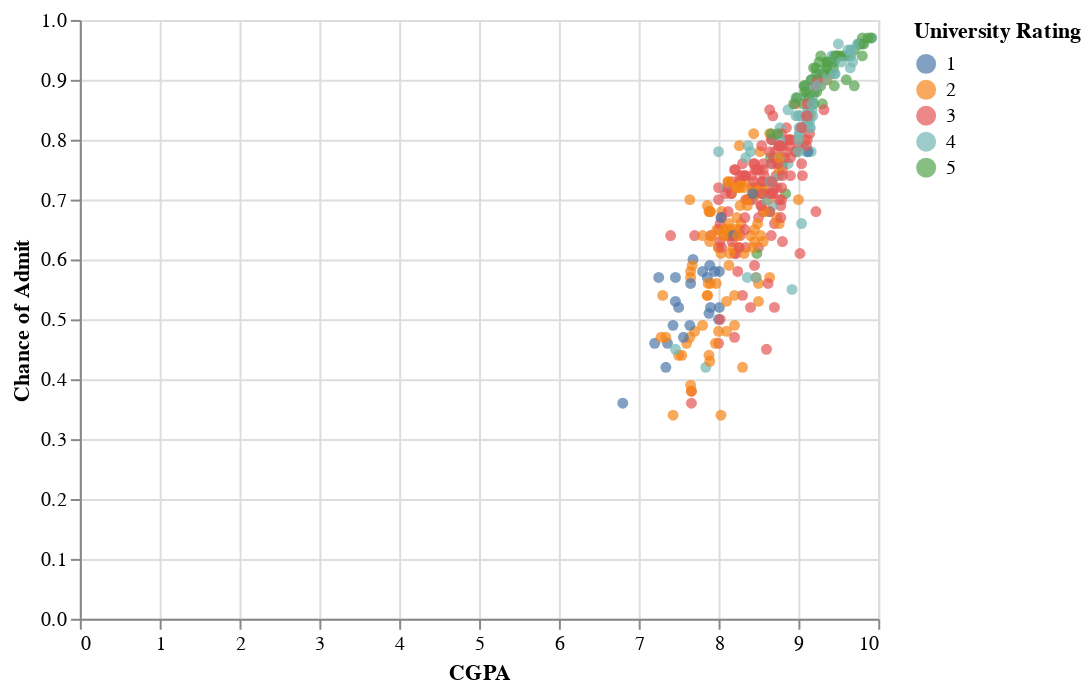

The notebook cell saved with this chart:
### Code cell
plt.figure(figsize = (12,12))
alt.Chart(ap).mark_circle().encode(
x='CGPA:Q',
y='Chance of Admit :Q',
color='University Rating:N',
tooltip = ['GRE Score', 'TOEFL Score']
).interactive()

#implementing interactive dashboard

### Figure 1 — Vega-Lite specification as saved in the notebook (floating-point values rounded to 4 significant figures; data arrays with more than 128 entries replaced by an {"elided": "..."} marker saying what was removed)
{"config": {"view": {"continuousWidth": 400, "continuousHeight": 300}}, "data": {"name": "data-a4a56931fa63a38acddd3a78762805e0"}, "mark": "circle", "encoding": {"color": {"field": "University Rating", "type": "nominal"}, "tooltip": [{"field": "GRE Score", "type": "quantitative"}, {"field": "TOEFL Score", "type": "quantitative"}], "x": {"field": "CGPA", "type": "quantitative"}, "y": {"field": "Chance of Admit ", "type": "quantitative"}}, "selection": {"selector002": {"type": "interval", "bind": "scales", "encodings": ["x", "y"]}}, "$schema": "https://vega.github.io/schema/vega-lite/v4.17.0.json", "datasets": {"data-a4a56931fa63a38acddd3a78762805e0": {"elided": "400 records"}}}
